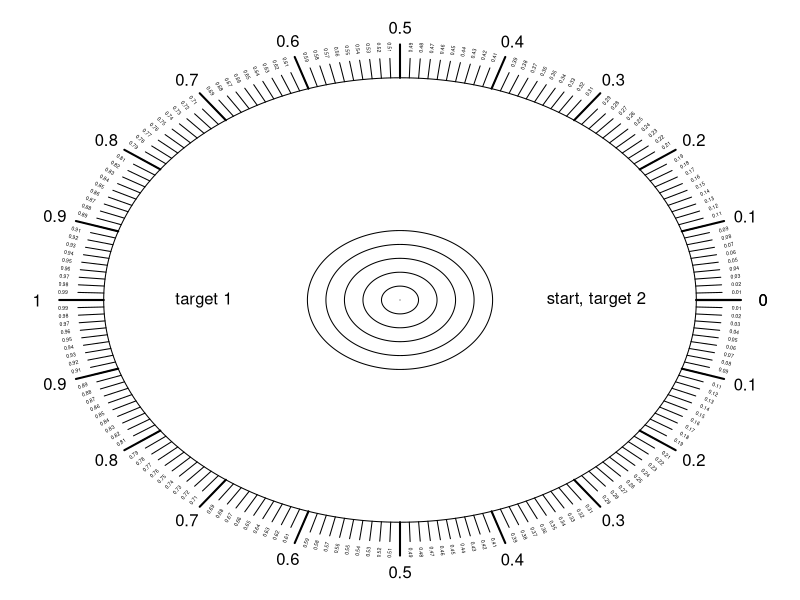
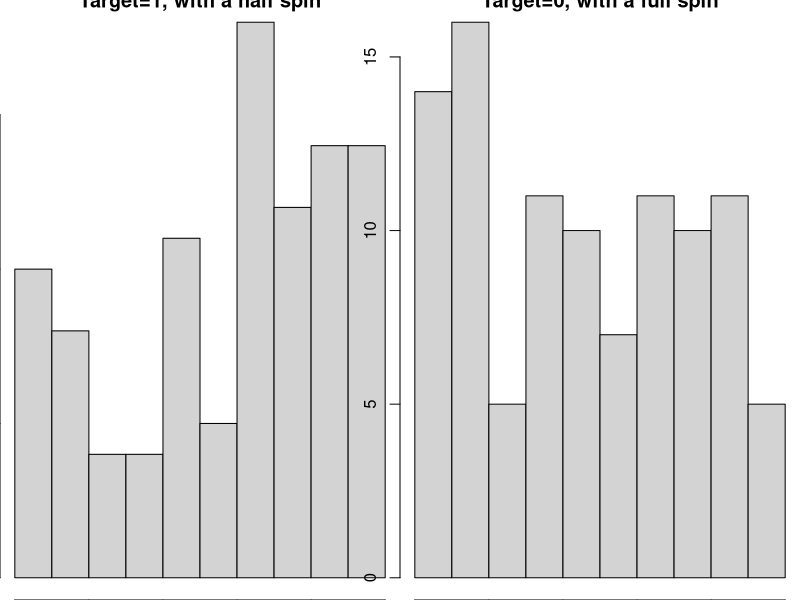

These figures' R source, in order:
## ---- chunk 1
knitr::opts_chunk$set(echo = TRUE)
## ---- chunk 2
{
par(mar=c(0,0,0,0))
plot(0,0,type='n',axes=F,ann=F,xlim=c(-1,1),ylim=c(-1,1))
thetas = seq(0,2*pi,length.out=2001)
polygon(0.8*cos(thetas),0.8*sin(thetas))
for(p in seq(0,0.25,0.05)){
  polygon(p*cos(thetas),p*sin(thetas))
}

for(theta in seq(0,2*pi,length.out=201)){
  lines(c(0.87*cos(theta),0.8*cos(theta)),c(0.87*sin(theta),0.8*sin(theta)))
  }

for(th in seq(0,2*pi,length.out=21)){
  lines(c(0.92*cos(th),0.8*cos(th)),c(0.92*sin(th),0.8*sin(th)),lwd=2)
  u = 1-abs(pi-th)/pi
  text(0.98*cos(th),0.98*sin(th),u)
}

for(i in 0:100){
  if(i%%10 != 0){
    text(cos(i/100*pi)*0.91,sin(i/100*pi)*0.91,i/100,cex=0.3,srt=((i/100*180)+90)%%180-90)
    text(cos(i/100*pi)*0.91,-sin(i/100*pi)*0.91,i/100,cex=0.3,srt=-((i/100*180)+90)%%180-90)
  }
}
text(0.53,0,"start, target 2")
text(-0.53,0,"target 1")
}
## ---- chunk 3
spins = c(0.67, 0.885, 0.15, 0.76, 0.99, 0.71, 0.06, 0.24, 0.76, 0.68, 0.1, 0.67, 0.19, 0.23, 0.62, 0.71, 0.47, 0.62, 0.48, 0.075, 0.4, 0.485, 0.06, 0.485, 0.65, 0.97, 0.885, 0.51, 0.76, 0.87, 0.61, 0.47, 0.97, 0.92, 0.14, 0.99, 0.31, 0.545, 0.855, 0.72, 0.89, 0.705, 0.99, 0.02, 0.74, 0.63, 0.58, 0.2, 0.86, 0.99, 0.94, 0.85, 0.9, 0.35, 0.59, 0.53, 0.95, 0.81, 0.665, 0.46, 0.69, 0.99, 0.48, 0.95, 0.14, 0.61, 0.485, 0.62, 0.02, 0.15, 0.46, 0.35, 0.81, 0.92, 0.47, 0.885, 0.06, 0.69, 0.72, 0.76, 0.97, 0.65, 0.855, 0.63, 0.075, 0.705, 0.47, 0.67, 0.86, 0.2, 0.19, 0.03, 0.9, 0.99, 0.67, 0.68, 0.1, 0.24, 0.23, 0.76)
spins2 = c(0.18, 0.36, 0.58, 0.09, 0.675, 0.8, 0.1, 0.05, 0.92, 0.135, 0.65, 0.41, 0.75, 0.785, 0.845, 0.19, 0.905, 0.39, 0.775, 0.59, 0.775, 0.001, 0.485, 0.535, 0.85, 0.865, 0.61, 0.06, 0.845, 0.615, 0.245, 0.15, 0.41, 0.002, 0.13, 0.91, 0.47, 0.035, 0.615, 0.735, 0.73, 0.355, 0.97, 0.47, 0.065, 0.19, 0.12, 0.845, 0.475, 0.013, 0.305, 0.18, 0.265, 0.165, 0.32, 0.575, 0.04, 0.99, 0.58, 0.14, 0.895, 0.62, 0.82, 0.82, 0.89, 0.67, 0.79, 0.47, 0.86, 0.001, 0.38, 0.34, 0.5, 0.37, 0.15, 0.46, 0.7, 0.265, 0.165, 0.31, 0.39, 0.11, 0.05, 0.64, 0.36, 0.19, 0.55, 0.84, 0.02, 0.19, 0.29, 0.7, 0.51, 0.03, 0.13, 0.75, 0.71, 0.21, 0.43, 0.69)

par(mfrow=c(1,2))
hist(spins,breaks=10,main="Target=1, with a half spin",xlab="final position")
hist(spins2,breaks=10,main="Target=0, with a full spin",xlab="final position")

mu0 = 0.5
sig0 = sqrt(1/12)

n = length(spins)
xbar = mean(spins)
z = (xbar-mu0)/sig0*sqrt(n)
pvalue = pnorm(-abs(z))*2

n2 = length(spins2)
xbar2 = mean(spins2)
z2 = (xbar2-mu0)/sig0*sqrt(n2)
pvalue2 = pnorm(-abs(z2))*2
## ---- chunk 4
s = sd(spins)
df = n-1
tstar = qt(0.975,df)
lb = signif(xbar-tstar*s/sqrt(n),2)
ub = signif(xbar+tstar*s/sqrt(n),2)

s2 = sd(spins2)
df2 = n2-1
tstar2 = qt(0.975,df2)
lb2 = signif(xbar2-tstar2*s2/sqrt(n2),2)
ub2 = signif(xbar2+tstar2*s2/sqrt(n2),2)
